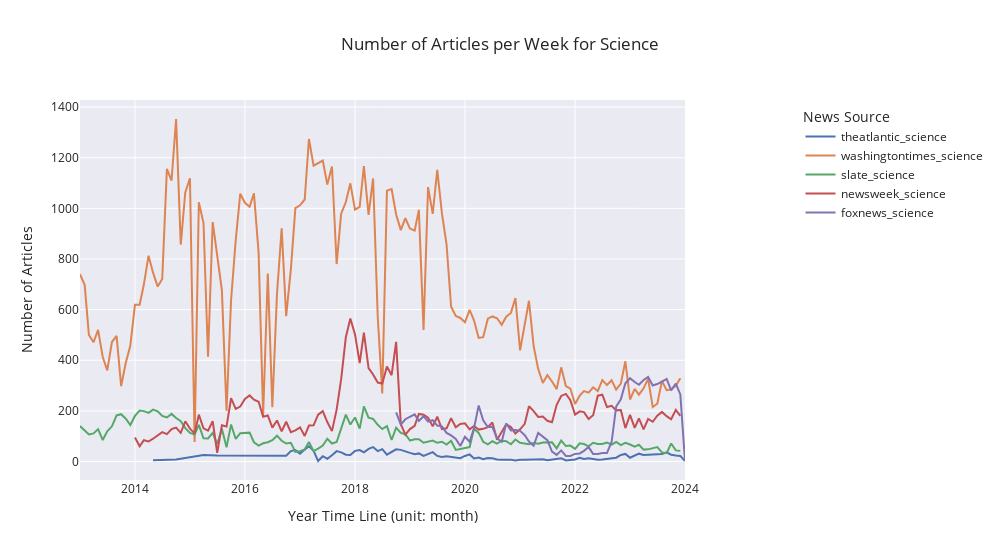

The cell this chart's notebook holds for it:
### Code cell
graph_science.timeline("Number of Articles per Week for Science")

### Figure 1 — Plotly figure (JSON) as saved in the notebook; plotly's stock layout.template omitted (floating-point values rounded to 4 significant figures; data arrays with more than 128 entries replaced by an {"elided": "..."} marker saying what was removed)
{"data": [{"hovertemplate": "Source=theatlantic_science<br>year_month=%{x}<br>Number of Articles=%{y}<extra></extra>", "legendgroup": "theatlantic_science", "line": {"color": "rgb(76,114,176)", "dash": "solid"}, "marker": {"symbol": "circle"}, "mode": "lines", "name": "theatlantic_science", "orientation": "v", "showlegend": true, "type": "scatter", "x": ["2014-05", "2014-10", "2015-04", "2015-07", "2016-10", "2016-11", "2016-12", "2017-01", "2017-02", "2017-03", "2017-04", "2017-05", "2017-06", "2017-07", "2017-08", "2017-09", "2017-10", "2017-11", "2017-12", "2018-01", "2018-02", "2018-03", "2018-04", "2018-05", "2018-06", "2018-07", "2018-08", "2018-09", "2018-10", "2018-11", "2018-12", "2019-01", "2019-02", "2019-03", "2019-04", "2019-05", "2019-06", "2019-07", "2019-08", "2019-09", "2019-10", "2019-11", "2019-12", "2020-01", "2020-02", "2020-03", "2020-04", "2020-05", "2020-06", "2020-07", "2020-08", "2020-09", "2020-10", "2020-11", "2020-12", "2021-01", "2021-02", "2021-03", "2021-04", "2021-05", "2021-06", "2021-07", "2021-08", "2021-09", "2021-10", "2021-11", "2021-12", "2022-01", "2022-02", "2022-03", "2022-04", "2022-05", "2022-06", "2022-07", "2022-08", "2022-09", "2022-10", "2022-11", "2022-12", "2023-01", "2023-02", "2023-03", "2023-04", "2023-05", "2023-06", "2023-07", "2023-08", "2023-09", "2023-10", "2023-11", "2023-12", "2024-01"], "xaxis": "x", "y": [5, 8, 26, 24, 23, 41, 45, 31, 47, 60, 42, 2, 21, 11, 25, 41, 36, 27, 26, 42, 45, 36, 50, 57, 41, 49, 27, 39, 48, 46, 39, 34, 29, 32, 22, 31, 37, 22, 18, 21, 18, 17, 13, 22, 28, 12, 16, 9, 14, 13, 8, 7, 8, 7, 4, 7, 7, 7, 7, 9, 9, 5, 7, 10, 13, 4, 7, 8, 15, 10, 13, 9, 7, 8, 11, 14, 15, 26, 30, 15, 23, 31, 26, 27, 26, 28, 30, 36, 27, 24, 22, 2], "yaxis": "y"}, {"hovertemplate": "Source=washingtontimes_science<br>year_month=%{x}<br>Number of Articles=%{y}<extra></extra>", "legendgroup": "washingtontimes_science", "line": {"color": "rgb(221,132,82)", "dash": "solid"}, "marker": {"symbol": "circle"}, "mode": "lines", "name": "washingtontimes_science", "orientation": "v", "showlegend": true, "type": "scatter", "x": {"elided": "131 str values"}, "xaxis": "x", "y": {"elided": "131 int values"}, "yaxis": "y"}, {"hovertemplate": "Source=slate_science<br>year_month=%{x}<br>Number of Articles=%{y}<extra></extra>", "legendgroup": "slate_science", "line": {"color": "rgb(85,168,104)", "dash": "solid"}, "marker": {"symbol": "circle"}, "mode": "lines", "name": "slate_science", "orientation": "v", "showlegend": true, "type": "scatter", "x": {"elided": "132 str values"}, "xaxis": "x", "y": {"elided": "132 int values"}, "yaxis": "y"}, {"hovertemplate": "Source=newsweek_science<br>year_month=%{x}<br>Number of Articles=%{y}<extra></extra>", "legendgroup": "newsweek_science", "line": {"color": "rgb(196,78,82)", "dash": "solid"}, "marker": {"symbol": "circle"}, "mode": "lines", "name": "newsweek_science", "orientation": "v", "showlegend": true, "type": "scatter", "x": ["2014-01", "2014-02", "2014-03", "2014-04", "2014-05", "2014-06", "2014-07", "2014-08", "2014-09", "2014-10", "2014-11", "2014-12", "2015-01", "2015-02", "2015-03", "2015-04", "2015-05", "2015-06", "2015-07", "2015-08", "2015-09", "2015-10", "2015-11", "2015-12", "2016-01", "2016-02", "2016-03", "2016-04", "2016-05", "2016-06", "2016-07", "2016-08", "2016-09", "2016-10", "2016-11", "2016-12", "2017-01", "2017-02", "2017-03", "2017-04", "2017-05", "2017-06", "2017-07", "2017-08", "2017-09", "2017-10", "2017-11", "2017-12", "2018-01", "2018-02", "2018-03", "2018-04", "2018-05", "2018-06", "2018-07", "2018-08", "2018-09", "2018-10", "2018-11", "2018-12", "2019-01", "2019-02", "2019-03", "2019-04", "2019-05", "2019-06", "2019-07", "2019-08", "2019-09", "2019-10", "2019-11", "2019-12", "2020-01", "2020-02", "2020-03", "2020-04", "2020-05", "2020-06", "2020-07", "2020-08", "2020-09", "2020-10", "2020-11", "2020-12", "2021-01", "2021-02", "2021-03", "2021-04", "2021-05", "2021-06", "2021-07", "2021-08", "2021-09", "2021-10", "2021-11", "2021-12", "2022-01", "2022-02", "2022-03", "2022-04", "2022-05", "2022-06", "2022-07", "2022-08", "2022-09", "2022-10", "2022-11", "2022-12", "2023-01", "2023-02", "2023-03", "2023-04", "2023-05", "2023-06", "2023-07", "2023-08", "2023-09", "2023-10", "2023-11", "2023-12"], "xaxis": "x", "y": [95, 60, 84, 79, 90, 103, 116, 108, 128, 134, 113, 159, 130, 111, 185, 131, 122, 159, 34, 143, 138, 250, 208, 217, 247, 261, 244, 236, 177, 182, 134, 162, 119, 157, 116, 123, 135, 101, 142, 143, 185, 199, 156, 120, 205, 325, 491, 565, 502, 389, 509, 369, 344, 312, 308, 375, 341, 473, 148, 106, 128, 141, 188, 185, 173, 139, 177, 128, 131, 171, 135, 148, 151, 127, 140, 126, 129, 136, 154, 86, 118, 147, 136, 111, 127, 149, 218, 199, 176, 178, 161, 155, 224, 259, 267, 242, 185, 198, 195, 168, 183, 260, 264, 215, 220, 202, 203, 132, 184, 133, 170, 127, 168, 157, 181, 196, 179, 167, 204, 180], "yaxis": "y"}, {"hovertemplate": "Source=foxnews_science<br>year_month=%{x}<br>Number of Articles=%{y}<extra></extra>", "legendgroup": "foxnews_science", "line": {"color": "rgb(129,114,179)", "dash": "solid"}, "marker": {"symbol": "circle"}, "mode": "lines", "name": "foxnews_science", "orientation": "v", "showlegend": true, "type": "scatter", "x": ["2018-10", "2018-11", "2018-12", "2019-01", "2019-02", "2019-03", "2019-04", "2019-05", "2019-06", "2019-07", "2019-08", "2019-09", "2019-10", "2019-11", "2019-12", "2020-01", "2020-02", "2020-03", "2020-04", "2020-05", "2020-06", "2020-07", "2020-08", "2020-09", "2020-10", "2020-11", "2020-12", "2021-01", "2021-02", "2021-03", "2021-04", "2021-05", "2021-06", "2021-07", "2021-08", "2021-09", "2021-10", "2021-11", "2021-12", "2022-01", "2022-02", "2022-03", "2022-04", "2022-05", "2022-06", "2022-07", "2022-08", "2022-09", "2022-10", "2022-11", "2022-12", "2023-01", "2023-02", "2023-03", "2023-04", "2023-05", "2023-06", "2023-07", "2023-08", "2023-09", "2023-10", "2023-11", "2023-12", "2024-01"], "xaxis": "x", "y": [194, 146, 167, 175, 186, 160, 179, 158, 163, 142, 139, 113, 103, 89, 61, 98, 78, 131, 221, 163, 136, 137, 92, 78, 150, 123, 124, 121, 104, 79, 62, 113, 98, 84, 39, 26, 44, 22, 22, 30, 32, 42, 57, 30, 30, 34, 34, 78, 217, 246, 309, 329, 314, 303, 322, 334, 300, 306, 316, 326, 281, 308, 265, 3], "yaxis": "y"}], "layout": {"legend": {"title": {"text": "News Source"}, "tracegroupgap": 0, "x": 1.5, "xanchor": "right", "y": 0.99, "yanchor": "top"}, "title": {"text": "Number of Articles per Week for Science", "x": 0.5}, "width": 1000, "xaxis": {"anchor": "y", "domain": [0, 1], "title": {"text": "Year Time Line (unit: month)"}}, "yaxis": {"anchor": "x", "domain": [0, 1], "title": {"text": "Number of Articles"}}}}
